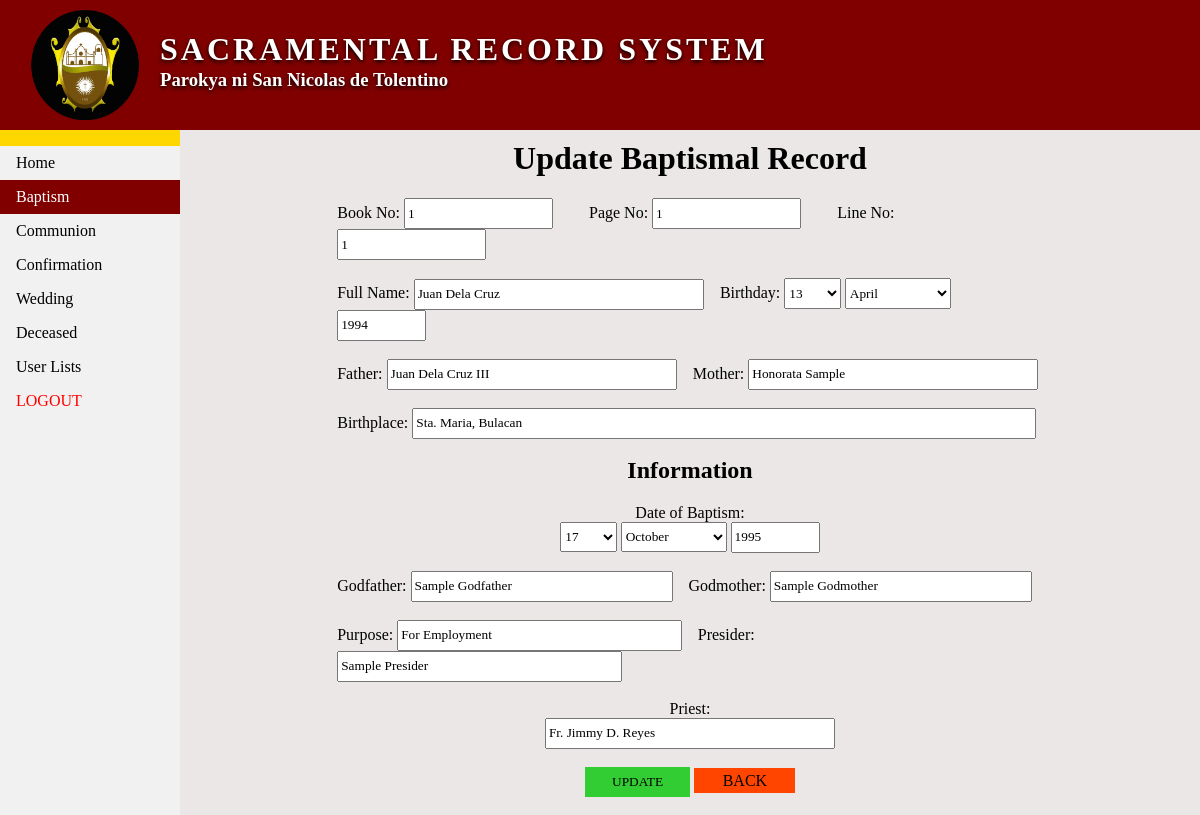
The app's page /baptismedit.php?id=3 with its own data.
### tables this page shows
CREATE TABLE IF NOT EXISTS `baptism_tbl` (
`id` int(11) NOT NULL,
  `bn` int(11) NOT NULL,
  `pn` int(11) NOT NULL,
  `ln` int(11) NOT NULL,
  `fullname` varchar(255) NOT NULL,
  `father` varchar(255) NOT NULL,
  `mother` varchar(255) NOT NULL,
  `birthplace` varchar(255) NOT NULL,
  `bday` int(11) NOT NULL,
  `bmonth` varchar(255) NOT NULL,
  `byear` int(11) NOT NULL,
  `bapday` int(11) NOT NULL,
  `bapmonth` varchar(255) NOT NULL,
  `bapyear` int(11) NOT NULL,
  `godfather` varchar(255) NOT NULL,
  `godmother` varchar(255) NOT NULL,
  `presider` varchar(255) NOT NULL,
  `purpose` varchar(255) NOT NULL,
  `priest` varchar(255) NOT NULL
);

### baptismedit.php (the view, shortened to what this page needs)
<?php
	include 'connection.php';
	$owner_id = $_REQUEST['id'];
	$result = mysqli_query($con,"SELECT * from baptism_tbl where id = '$owner_id'");
	$test = mysqli_fetch_array($result);
		$bn = $test['bn'];
		$pn = $test['pn'];
		$ln = $test['ln'];
		$fullname = $test['fullname'];
		$father = $test['father'];
		$mother = $test['mother'];
		$birthplace = $test['birthplace'];
		$bday = $test['bday'];
		$bmonth = $test['bmonth'];
		$byear = $test['byear'];
		$bapday = $test['bapday'];
		$bapmonth = $test['bapmonth'];
		$bapyear = $test['bapyear'];
		$godfather = $test['godfather'];
		$godmother = $test['godmother'];
		$presider = $test['presider'];
		$purpose = $test['purpose'];
		$priest = $test['priest'];
?>
<!DOCTYPE html>
<html>
<head>
	<link rel="stylesheet" type="text/css" href="css/style.css">
	<link rel="stylesheet" type="text/css" href="css/style2.css">
</head>
<body>
	<div class="header">
		<img src="images/logo.png">
		<h1>Sacramental Record System</h1>
		<h3>Parokya ni San Nicolas de Tolentino</h3>
	</div>
	<ul>
		<li><a href="#" class="nav-menu" style="background-color: gold;"></a></li>
		<li><a href="home.php" class="nav-menu">Home</a></li>
		<li><a href="baptism.php" class="nav-menu active">Baptism</a></li>
		<li><a href="communion.php" class="nav-menu">Communion</a></li>
		<li><a href="confirmation.php" class="nav-menu">Confirmation</a></li>
		<li><a href="wedding.php" class="nav-menu">Wedding</a></li>
		<li><a href="deceased.php" class="nav-menu">Deceased</a></li>
		<li><a href="user.php" class="nav-menu">User Lists</a></li>
		<li><a href="logout.php" class="nav-menu" style="color: red">LOGOUT</a></li>
	</ul>
	<div class="container-update">
		<h1 align="center">Update Baptismal Record</h1>
		<div class="content-update">
			<form method="post" action="baptismeditexec.php">
				<label>Book No:</label>
				<input type="text" name="bn" value="<?php echo $bn;?>">&nbsp;&nbsp;&nbsp;&nbsp;&nbsp;&nbsp;&nbsp;&nbsp;
				<label>Page No:</label>
				<input type="text" name="pn" value="<?php echo $pn;?>">&nbsp;&nbsp;&nbsp;&nbsp;&nbsp;&nbsp;&nbsp;&nbsp;
				<label>Line No:</label>
				<input type="text" name="ln" value="<?php echo $ln;?>">
				<br><br>
				<label>Full Name:</label>
				<input type="text" name="fullname" value="<?php echo $fullname;?>" style="width: 40%;">&nbsp;&nbsp;&nbsp;
				<label>Birthday:</label>
				<select name="bday" style="width: 8%;">
					<option><?php echo $bday;?></option>
				</select>
				<select name="bmonth" style="width: 15%;">
					<option><?php echo $bmonth;?></option>
				</select>
				<input type="text" name="byear" value="<?php echo $byear;?>" style="width: 11.5%;"><br><br>
				<label>Father:</label>
				<input type="text" name="father" value="<?php echo $father;?>" style="width: 40%;">&nbsp;&nbsp;&nbsp;
				<label>Mother:</label>
				<input type="text" name="mother" value="<?php echo $mother;?>" style="width: 39.9%;"><br><br>
				<label>Birthplace:</label>
				<input type="text" name="birthplace" value="<?php echo $birthplace;?>" style="width: 87.2%;">&nbsp;&nbsp;&nbsp;
				<br>
				<h2 align="center">Information</h2>
				<label><center>Date of Baptism:</center></label>
				<center><select name="bapday" style="width: 8%;">
					<option><?php echo $bapday;?></option>
				</select>
				<select name="bapmonth" style="width: 15%;">
					<option><?php echo $bapmonth;?></option>
				</select>
				<input type="text" name="bapyear" value="<?php echo $bapyear;?>" style="width: 11.5%;"></center><br>
				<label>Godfather:</label>
				<input type="text" name="godfather" value="<?php echo $godfather;?>" style="width: 36%;">&nbsp;&nbsp;&nbsp;
				<label>Godmother:</label>
				<input type="text" name="godmother" value="<?php echo $godmother;?>" style="width: 36%;"><br><br>
				<label>Purpose:</label>
				<input type="text" name="purpose" value="<?php echo $purpose;?>" style="width: 39.2%;">&nbsp;&nbsp;&nbsp;
				<label>Presider:</label>
				<input type="text" name="presider" value="<?php echo $presider;?>" style="width: 39.2%;"><br><br>
				<center>
					<label>Priest:</label><br>
					<input type="text" name="priest" value="<?php echo $priest;?>" style="width: 40%;">
				</center>
				<br>
				<center>
					<input type="submit" name="add" value="UPDATE" style="width: 15%;">
					<a href="baptism.php">BACK</a>
					<br><br>
				</center>
			</form>
		</div>
	</div>
</body>
</html>

### css/style.css (style rules this page uses)
body { padding: 0; margin: 0; background-color: #EAE7E6; }
.header { width: 100%; height: 130px; background-color: maroon; }
.header img { width: 110px; margin: 10px 30px; }
.header h1 { position: absolute; top: 10px; left: 160px; letter-spacing: 3px; font-family: century gothic; color: white; text-transform: uppercase; text-shadow: 0px 2px 4px black; margin-bottom: 0px; }
.header h3 { position: absolute; top: 50px; left: 160px; font-family: century gothic; color: white; text-shadow: 0px 2px 4px black; }
ul { list-style-type: none; margin: 0; padding: 0; width: 15%; background-color: #f1f1f1; height: 100%; position: fixed; overflow: auto; }
li { display: block; color: #000; text-decoration: none; }
.nav-menu { display: block; color: #000; padding: 8px 16px; text-decoration: none; font-family: century gothic; }
.active { background-color: maroon; color: white; }

### css/style2.css (style rules this page uses)
select, option { font-family: century gothic; height: 30.5px; width: 20%; }
.container-update { width: 84%; height: 250px; margin-left: 15.5%; margin-top: 10px; position: relative; }
.container-update h1 { font-family: century gothic; margin-top: 0; }
.content-update { width: 70%; margin: 20px auto; }
.content-update label { font-family: century gothic; }
.content-update input[type=text] { height: 25px; width: 20%; font-family: century gothic; }
.container-update h2 { font-family: century gothic; margin-top: 0; }
.container-update input[type=submit] { background-color: limegreen; height: 30px; border: none; font-family: century gothic; }
.container-update a { text-transform: uppercase; text-decoration: none; color: black; background-color: orangered; padding: .6% 4%; font-family: century gothic; }

### records on screen
baptism_tbl: bn "1", pn "1", ln "1", fullname "Juan Dela Cruz", bday "13", bmonth "April", byear "1994", father "Juan Dela Cruz III", mother "Honorata Sample", birthplace "Sta. Maria, Bulacan", bapday "17", bapmonth "October", bapyear "1995", godfather "Sample Godfather", godmother "Sample Godmother", purpose "For Employment", presider "Sample Presider", priest "Fr. Jimmy D. Reyes"
